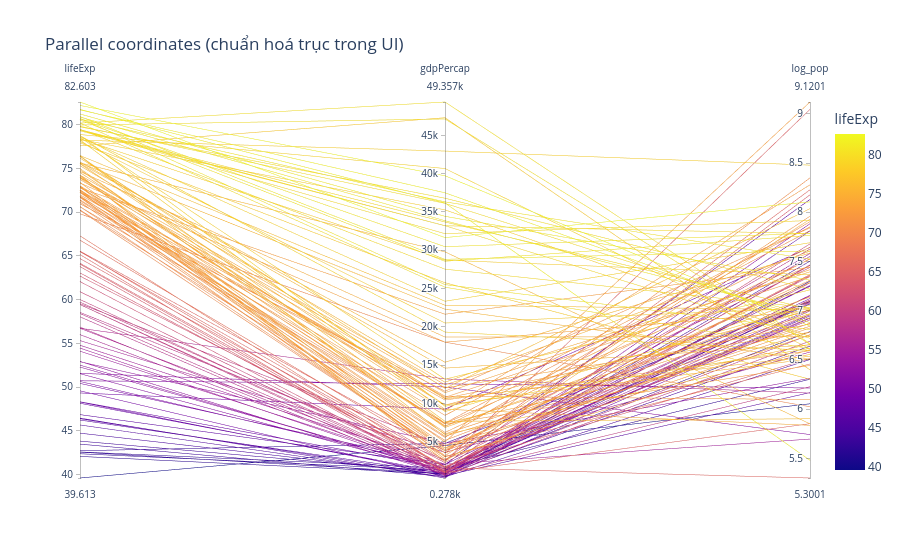

Source (notebook cell):
### Markdown cell above
## 3) Parallel coordinates (Plotly) — đọc nhiều chiều trên một canvas

### Code cell
pc = d2007.assign(log_pop=np.log10(np.maximum(d2007["pop"].to_numpy(), 1.0))).copy()
fig = px.parallel_coordinates(
    pc,
    dimensions=["lifeExp", "gdpPercap", "log_pop"],
    color="lifeExp",
    title="Parallel coordinates (chuẩn hoá trục trong UI)",
)
fig.show()

### Figure 1 — Plotly figure (JSON) as saved in the notebook; plotly's stock layout.template omitted (floating-point values rounded to 4 significant figures; data arrays with more than 128 entries replaced by an {"elided": "..."} marker saying what was removed)
{"data": [{"dimensions": [{"label": "lifeExp", "values": {"elided": "142 float values"}}, {"label": "gdpPercap", "values": {"elided": "142 float values"}}, {"label": "log_pop", "values": {"elided": "142 float values"}}], "domain": {"x": [0.0, 1.0], "y": [0.0, 1.0]}, "line": {"color": {"elided": "142 float values"}, "coloraxis": "coloraxis"}, "name": "", "type": "parcoords"}], "layout": {"coloraxis": {"colorbar": {"title": {"text": "lifeExp"}}, "colorscale": [[0.0, "#0d0887"], [0.1111, "#46039f"], [0.2222, "#7201a8"], [0.3333, "#9c179e"], [0.4444, "#bd3786"], [0.5556, "#d8576b"], [0.6667, "#ed7953"], [0.7778, "#fb9f3a"], [0.8889, "#fdca26"], [1.0, "#f0f921"]]}, "legend": {"tracegroupgap": 0}, "title": {"text": "Parallel coordinates (chuẩn hoá trục trong UI)"}}}
